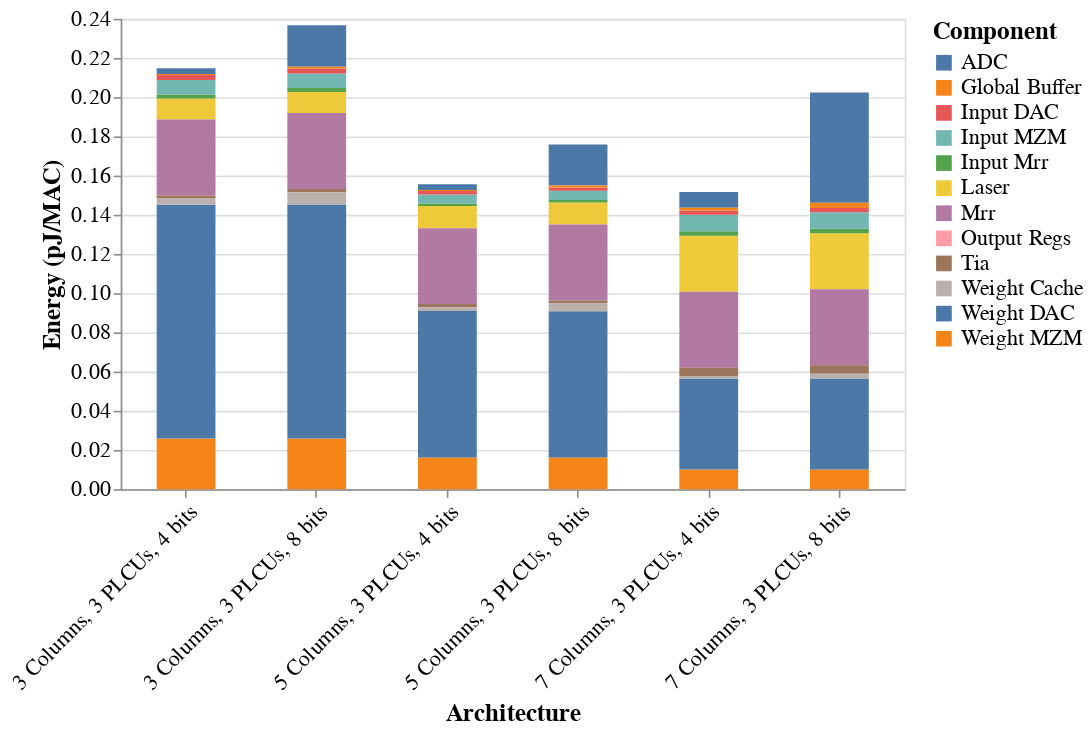
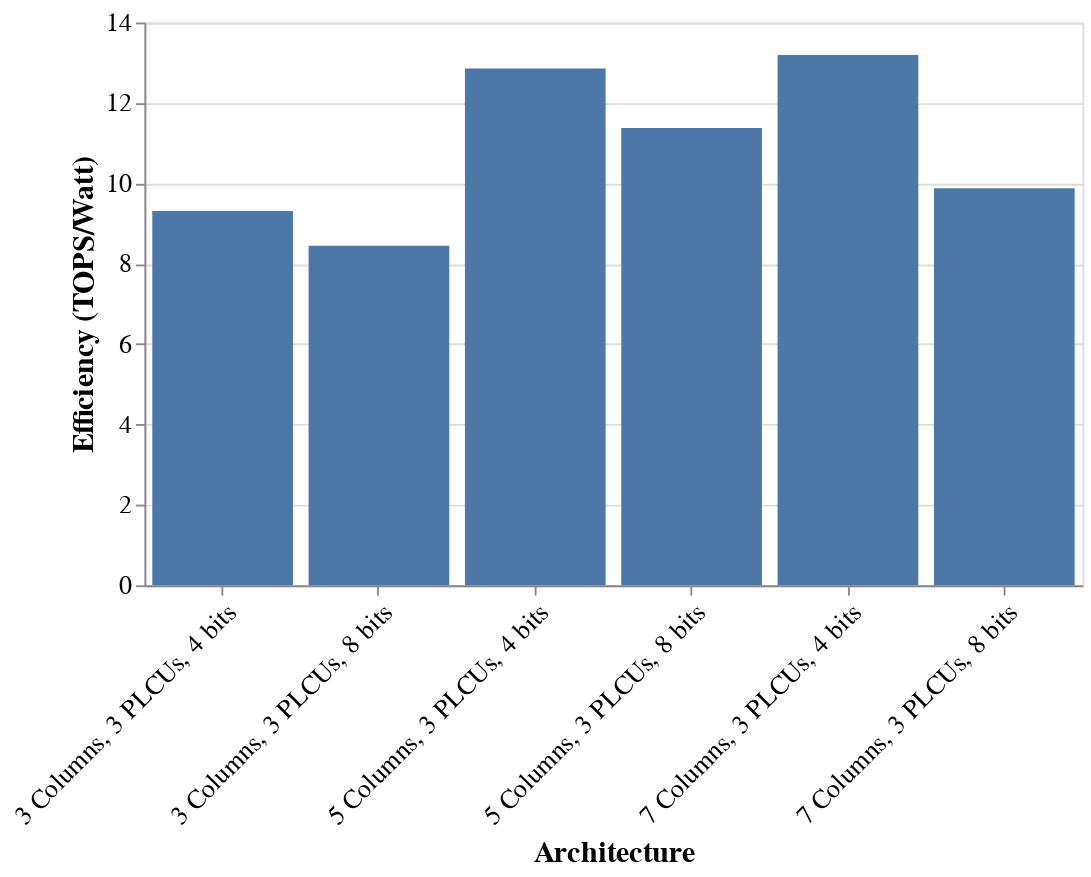
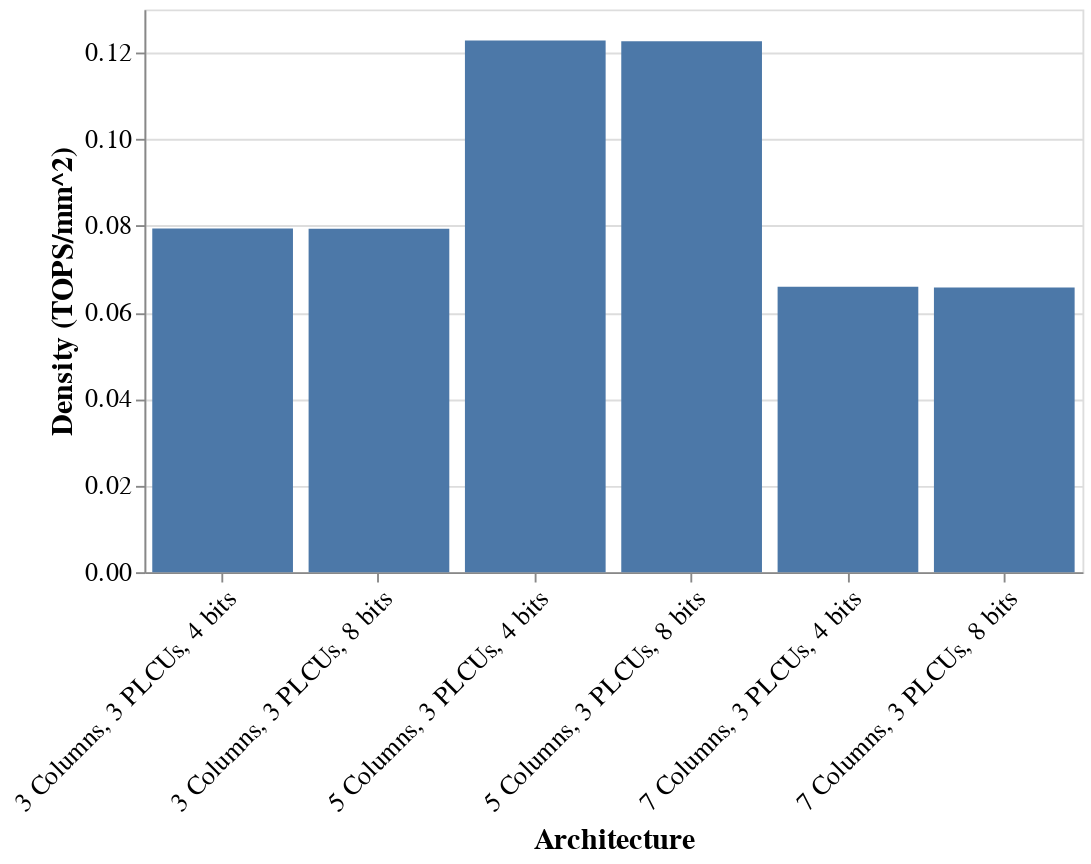
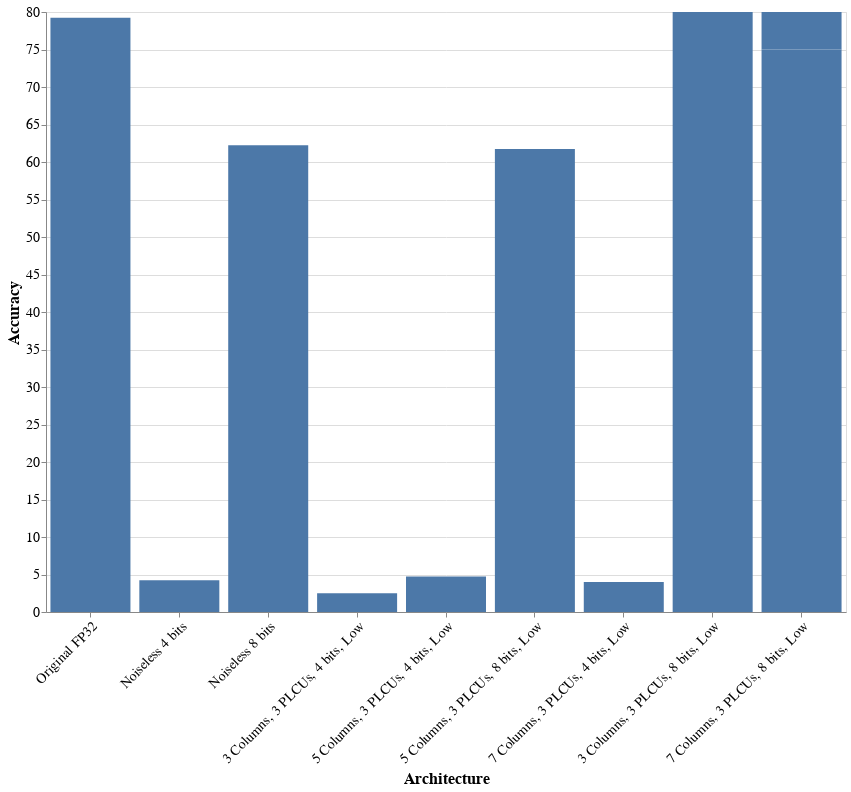

Notebook cell for these charts, in order:
### Code cell
# Make the following plots:
# 1. Energy vs Architecture
# 2. Efficiency vs Architecture
# 3. Density vs Architecture
# 4. Accuracy vs Architecture (include with sensitivity)
# 5. Cross Entropy Loss vs Architecture (include with sensitivity)

bar_width = 0.5
tick_font_size = 14
title_font_size = 16
legend_font_size = 14
legend_title_font_size = 16


def plot_total_energies(total_energies):
    # Plot energy vs architecture
    chart = alt.Chart(total_energies).mark_bar(width={'band' : bar_width}).encode(
        x=alt.X("architecture:N", title="Architecture",),
        y=alt.Y("energy:Q", title="Energy (pJ/MAC)",),
        color=alt.Color("name:N", title="Component"),
        tooltip=["name:N", "energy:Q"]
    ).properties(
        width=500,
        height=300,
    ).configure_legend(
        labelFontSize=legend_font_size,
        titleFontSize=legend_title_font_size,
    ).configure_axis(
        labelFontSize=tick_font_size,
        titleFontSize=title_font_size,
        labelLimit=0,
    ).configure_axisX(
        labelAngle=-45,
    )
    chart.save(f"FinalResults/total_energies_{fine}.png")
    return chart

def plot_efficiencies(efficiencies):
    # Plot efficiency vs architecture
    chart = alt.Chart(efficiencies).mark_bar().encode(
        x=alt.X("architecture:N", title="Architecture"),
        y=alt.Y("efficiency:Q", title="Efficiency (TOPS/Watt)"),
        tooltip=["architecture:N", "efficiency:Q"]
    ).properties(
        width=500,
        height=300,
    ).configure_legend(
        labelFontSize=legend_font_size,
        titleFontSize=legend_title_font_size,
    ).configure_axis(
        labelFontSize=tick_font_size,
        titleFontSize=title_font_size,
        labelLimit=0,
    ).configure_axisX(
        labelAngle=-45,
    )
    chart.save("FinalResults/energie_efficiencies.png")
    return chart


def plot_densities(densities):
    # Plot density vs architecture
    chart = alt.Chart(densities).mark_bar().encode(
        x=alt.X("architecture:N", title="Architecture"),
        y=alt.Y("density:Q", title="Density (TOPS/mm^2)"),
        tooltip=["architecture:N", "density:Q"]
    ).properties(
        width=500,
        height=300,
    ).configure_legend(
        labelFontSize=legend_font_size,
        titleFontSize=legend_title_font_size,
    ).configure_axis(
        labelFontSize=tick_font_size,
        titleFontSize=title_font_size,
        labelLimit=0,
    ).configure_axisX(
        labelAngle=-45,
    )
    chart.save("FinalResults/compute_densities.png")
    return chart


def plot_accuracies(inference_results, with_sensitivity=True):
    # Plot accuracy vs architecture
    chart = alt.Chart(inference_results).mark_bar(clip=True).encode(
        x=alt.X(
            "full_architecture:N", title="Architecture",
            sort=alt.SortField(field="ordering", order="ascending"),
        ),
        y=alt.Y("accuracy:Q", title="Accuracy", scale=alt.Scale(domain=[0, 100])),
        # color=alt.Color("architecture_type:N", title="Architecture Type"),
        # tooltip=["full_architecture:N", "accuracy:Q"]
    ).properties(
        width=800,
        height=600,
    ).configure_legend(
        labelFontSize=legend_font_size,
        titleFontSize=legend_title_font_size,
    ).configure_axis(
        labelFontSize=tick_font_size,
        titleFontSize=title_font_size,
        labelLimit=0,
    ).configure_axisX(
        labelAngle=-45,
    )
    chart.save("FinalResults/accuracies.png")
    return chart


def plot_cross_entropy_losses(inference_results):
    # Plot cross entropy loss vs architecture
    chart = alt.Chart(inference_results).mark_bar().encode(
        x=alt.X("architecture:N", title="Architecture", sort=alt.SortField(field="ordering", order="ascending")),
        y=alt.Y("cross_entropy_loss:Q", title="Cross Entropy Loss"),
        tooltip=["full_architecture:N", "cross_entropy_loss:Q"]
    ).properties(
        width=800,
        height=400,
    ).configure_legend(
        labelFontSize=legend_font_size,
        titleFontSize=legend_title_font_size,
    ).configure_axis(
        labelFontSize=tick_font_size,
        titleFontSize=title_font_size,
        labelLimit=0,
    ).configure_axisX(
        labelAngle=-45,
    )
    chart.save("FinalResults/cross_entropy_losses.png")
    return chart


plot_total_energies(total_energies).display()
plot_efficiencies(efficiencies).display()
plot_densities(densities).display()
plot_accuracies(inference_results).display()
plot_cross_entropy_losses(inference_results).display()

### Figure 1 — Vega-Lite specification as saved in the notebook (floating-point values rounded to 4 significant figures)
{"config": {"view": {"continuousWidth": 300, "continuousHeight": 300}, "axis": {"labelFontSize": 14, "labelLimit": 0, "titleFontSize": 16}, "axisX": {"labelAngle": -45}, "legend": {"labelFontSize": 14, "titleFontSize": 16}}, "data": {"name": "data-df6e8c9cad46f034d9af4475a2d1e092"}, "mark": {"type": "bar", "width": {"band": 0.5}}, "encoding": {"color": {"field": "name", "title": "Component", "type": "nominal"}, "tooltip": [{"field": "name", "type": "nominal"}, {"field": "energy", "type": "quantitative"}], "x": {"field": "architecture", "title": "Architecture", "type": "nominal"}, "y": {"field": "energy", "title": "Energy (pJ/MAC)", "type": "quantitative"}}, "height": 300, "width": 500, "$schema": "https://vega.github.io/schema/vega-lite/v5.20.1.json", "datasets": {"data-df6e8c9cad46f034d9af4475a2d1e092": [{"name": "Laser", "architecture": "3 Columns, 3 PLCUs, 4 bits", "energy": 0.01076, "ordering": 0}, {"name": "Laser", "architecture": "3 Columns, 3 PLCUs, 8 bits", "energy": 0.01078, "ordering": 1}, {"name": "Laser", "architecture": "5 Columns, 3 PLCUs, 4 bits", "energy": 0.01127, "ordering": 2}, {"name": "Laser", "architecture": "5 Columns, 3 PLCUs, 8 bits", "energy": 0.01127, "ordering": 3}, {"name": "Laser", "architecture": "7 Columns, 3 PLCUs, 4 bits", "energy": 0.02862, "ordering": 4}, {"name": "Laser", "architecture": "7 Columns, 3 PLCUs, 8 bits", "energy": 0.02859, "ordering": 5}, {"name": "Mrr", "architecture": "3 Columns, 3 PLCUs, 4 bits", "energy": 0.03872, "ordering": 6}, {"name": "Mrr", "architecture": "3 Columns, 3 PLCUs, 8 bits", "energy": 0.03873, "ordering": 7}, {"name": "Mrr", "architecture": "5 Columns, 3 PLCUs, 4 bits", "energy": 0.03872, "ordering": 8}, {"name": "Mrr", "architecture": "5 Columns, 3 PLCUs, 8 bits", "energy": 0.03872, "ordering": 9}, {"name": "Mrr", "architecture": "7 Columns, 3 PLCUs, 4 bits", "energy": 0.03872, "ordering": 10}, {"name": "Mrr", "architecture": "7 Columns, 3 PLCUs, 8 bits", "energy": 0.03876, "ordering": 11}, {"name": "Weight MZM", "architecture": "3 Columns, 3 PLCUs, 4 bits", "energy": 0.02593, "ordering": 12}, {"name": "Weight MZM", "architecture": "3 Columns, 3 PLCUs, 8 bits", "energy": 0.02592, "ordering": 13}, {"name": "Weight MZM", "architecture": "5 Columns, 3 PLCUs, 4 bits", "energy": 0.0162, "ordering": 14}, {"name": "Weight MZM", "architecture": "5 Columns, 3 PLCUs, 8 bits", "energy": 0.01619, "ordering": 15}, {"name": "Weight MZM", "architecture": "7 Columns, 3 PLCUs, 4 bits", "energy": 0.01011, "ordering": 16}, {"name": "Weight MZM", "architecture": "7 Columns, 3 PLCUs, 8 bits", "energy": 0.01009, "ordering": 17}, {"name": "Weight DAC", "architecture": "3 Columns, 3 PLCUs, 4 bits", "energy": 0.1192, "ordering": 18}, {"name": "Weight DAC", "architecture": "3 Columns, 3 PLCUs, 8 bits", "energy": 0.1193, "ordering": 19}, {"name": "Weight DAC", "architecture": "5 Columns, 3 PLCUs, 4 bits", "energy": 0.07471, "ordering": 20}, {"name": "Weight DAC", "architecture": "5 Columns, 3 PLCUs, 8 bits", "energy": 0.0746, "ordering": 21}, {"name": "Weight DAC", "architecture": "7 Columns, 3 PLCUs, 4 bits", "energy": 0.0464, "ordering": 22}, {"name": "Weight DAC", "architecture": "7 Columns, 3 PLCUs, 8 bits", "energy": 0.04644, "ordering": 23}, {"name": "Tia", "architecture": "3 Columns, 3 PLCUs, 4 bits", "energy": 0.001599, "ordering": 24}, {"name": "Tia", "architecture": "3 Columns, 3 PLCUs, 8 bits", "energy": 0.001599, "ordering": 25}, {"name": "Tia", "architecture": "5 Columns, 3 PLCUs, 4 bits", "energy": 0.001584, "ordering": 26}, {"name": "Tia", "architecture": "5 Columns, 3 PLCUs, 8 bits", "energy": 0.001583, "ordering": 27}, {"name": "Tia", "architecture": "7 Columns, 3 PLCUs, 4 bits", "energy": 0.004278, "ordering": 28}, {"name": "Tia", "architecture": "7 Columns, 3 PLCUs, 8 bits", "energy": 0.004278, "ordering": 29}, {"name": "ADC", "architecture": "3 Columns, 3 PLCUs, 4 bits", "energy": 0.003008, "ordering": 30}, {"name": "ADC", "architecture": "3 Columns, 3 PLCUs, 8 bits", "energy": 0.02112, "ordering": 31}, {"name": "ADC", "architecture": "5 Columns, 3 PLCUs, 4 bits", "energy": 0.00298, "ordering": 32}, {"name": "ADC", "architecture": "5 Columns, 3 PLCUs, 8 bits", "energy": 0.02093, "ordering": 33}, {"name": "ADC", "architecture": "7 Columns, 3 PLCUs, 4 bits", "energy": 0.00802, "ordering": 34}, {"name": "ADC", "architecture": "7 Columns, 3 PLCUs, 8 bits", "energy": 0.05631, "ordering": 35}, {"name": "Output Regs", "architecture": "3 Columns, 3 PLCUs, 4 bits", "energy": 1.994e-07, "ordering": 36}, {"name": "Output Regs", "architecture": "3 Columns, 3 PLCUs, 8 bits", "energy": 3.986e-07, "ordering": 37}, {"name": "Output Regs", "architecture": "5 Columns, 3 PLCUs, 4 bits", "energy": 1.984e-07, "ordering": 38}, {"name": "Output Regs", "architecture": "5 Columns, 3 PLCUs, 8 bits", "energy": 3.968e-07, "ordering": 39}, {"name": "Output Regs", "architecture": "7 Columns, 3 PLCUs, 4 bits", "energy": 5.48e-07, "ordering": 40}, {"name": "Output Regs", "architecture": "7 Columns, 3 PLCUs, 8 bits", "energy": 1.095e-06, "ordering": 41}, {"name": "Weight Cache", "architecture": "3 Columns, 3 PLCUs, 4 bits", "energy": 0.003157, "ordering": 42}, {"name": "Weight Cache", "architecture": "3 Columns, 3 PLCUs, 8 bits", "energy": 0.00631, "ordering": 43}, {"name": "Weight Cache", "architecture": "5 Columns, 3 PLCUs, 4 bits", "energy": 0.001974, "ordering": 44}, {"name": "Weight Cache", "architecture": "5 Columns, 3 PLCUs, 8 bits", "energy": 0.003949, "ordering": 45}, {"name": "Weight Cache", "architecture": "7 Columns, 3 PLCUs, 4 bits", "energy": 0.001213, "ordering": 46}, {"name": "Weight Cache", "architecture": "7 Columns, 3 PLCUs, 8 bits", "energy": 0.002426, "ordering": 47}, {"name": "Input Mrr", "architecture": "3 Columns, 3 PLCUs, 4 bits", "energy": 0.002025, "ordering": 48}, {"name": "Input Mrr", "architecture": "3 Columns, 3 PLCUs, 8 bits", "energy": 0.002024, "ordering": 49}, {"name": "Input Mrr", "architecture": "5 Columns, 3 PLCUs, 4 bits", "energy": 0.001272, "ordering": 50}, {"name": "Input Mrr", "architecture": "5 Columns, 3 PLCUs, 8 bits", "energy": 0.001272, "ordering": 51}, {"name": "Input Mrr", "architecture": "7 Columns, 3 PLCUs, 4 bits", "energy": 0.002301, "ordering": 52}, {"name": "Input Mrr", "architecture": "7 Columns, 3 PLCUs, 8 bits", "energy": 0.002303, "ordering": 53}, {"name": "Input MZM", "architecture": "3 Columns, 3 PLCUs, 4 bits", "energy": 0.007386, "ordering": 54}, {"name": "Input MZM", "architecture": "3 Columns, 3 PLCUs, 8 bits", "energy": 0.007394, "ordering": 55}, {"name": "Input MZM", "architecture": "5 Columns, 3 PLCUs, 4 bits", "energy": 0.004635, "ordering": 56}, {"name": "Input MZM", "architecture": "5 Columns, 3 PLCUs, 8 bits", "energy": 0.00463, "ordering": 57}, {"name": "Input MZM", "architecture": "7 Columns, 3 PLCUs, 4 bits", "energy": 0.008402, "ordering": 58}, {"name": "Input MZM", "architecture": "7 Columns, 3 PLCUs, 8 bits", "energy": 0.008384, "ordering": 59}, {"name": "Input DAC", "architecture": "3 Columns, 3 PLCUs, 4 bits", "energy": 0.002532, "ordering": 60}, {"name": "Input DAC", "architecture": "3 Columns, 3 PLCUs, 8 bits", "energy": 0.002531, "ordering": 61}, {"name": "Input DAC", "architecture": "5 Columns, 3 PLCUs, 4 bits", "energy": 0.001759, "ordering": 62}, {"name": "Input DAC", "architecture": "5 Columns, 3 PLCUs, 8 bits", "energy": 0.00176, "ordering": 63}, {"name": "Input DAC", "architecture": "7 Columns, 3 PLCUs, 4 bits", "energy": 0.002203, "ordering": 64}, {"name": "Input DAC", "architecture": "7 Columns, 3 PLCUs, 8 bits", "energy": 0.002204, "ordering": 65}, {"name": "Global Buffer", "architecture": "3 Columns, 3 PLCUs, 4 bits", "energy": 0.0004818, "ordering": 66}, {"name": "Global Buffer", "architecture": "3 Columns, 3 PLCUs, 8 bits", "energy": 0.0009634, "ordering": 67}, {"name": "Global Buffer", "architecture": "5 Columns, 3 PLCUs, 4 bits", "energy": 0.0004746, "ordering": 68}, {"name": "Global Buffer", "architecture": "5 Columns, 3 PLCUs, 8 bits", "energy": 0.0009455, "ordering": 69}, {"name": "Global Buffer", "architecture": "7 Columns, 3 PLCUs, 4 bits", "energy": 0.001341, "ordering": 70}, {"name": "Global Buffer", "architecture": "7 Columns, 3 PLCUs, 8 bits", "energy": 0.00268, "ordering": 71}]}}

### Figure 2 — Vega-Lite specification as saved in the notebook (floating-point values rounded to 4 significant figures)
{"config": {"view": {"continuousWidth": 300, "continuousHeight": 300}, "axis": {"labelFontSize": 14, "labelLimit": 0, "titleFontSize": 16}, "axisX": {"labelAngle": -45}, "legend": {"labelFontSize": 14, "titleFontSize": 16}}, "data": {"name": "data-1f2ddad8699e8d96c6517b94c2ac2392"}, "mark": {"type": "bar"}, "encoding": {"tooltip": [{"field": "architecture", "type": "nominal"}, {"field": "efficiency", "type": "quantitative"}], "x": {"field": "architecture", "title": "Architecture", "type": "nominal"}, "y": {"field": "efficiency", "title": "Efficiency (TOPS/Watt)", "type": "quantitative"}}, "height": 300, "width": 500, "$schema": "https://vega.github.io/schema/vega-lite/v5.20.1.json", "datasets": {"data-1f2ddad8699e8d96c6517b94c2ac2392": [{"architecture": "3 Columns, 3 PLCUs, 4 bits", "efficiency": 9.311, "ordering": 0}, {"architecture": "3 Columns, 3 PLCUs, 8 bits", "efficiency": 8.449, "ordering": 1}, {"architecture": "5 Columns, 3 PLCUs, 4 bits", "efficiency": 12.86, "ordering": 2}, {"architecture": "5 Columns, 3 PLCUs, 8 bits", "efficiency": 11.37, "ordering": 3}, {"architecture": "7 Columns, 3 PLCUs, 4 bits", "efficiency": 13.19, "ordering": 4}, {"architecture": "7 Columns, 3 PLCUs, 8 bits", "efficiency": 9.879, "ordering": 5}]}}

### Figure 3 — Vega-Lite specification as saved in the notebook (floating-point values rounded to 4 significant figures)
{"config": {"view": {"continuousWidth": 300, "continuousHeight": 300}, "axis": {"labelFontSize": 14, "labelLimit": 0, "titleFontSize": 16}, "axisX": {"labelAngle": -45}, "legend": {"labelFontSize": 14, "titleFontSize": 16}}, "data": {"name": "data-39b81ab5e43ab024557ab6df7896bb3d"}, "mark": {"type": "bar"}, "encoding": {"tooltip": [{"field": "architecture", "type": "nominal"}, {"field": "density", "type": "quantitative"}], "x": {"field": "architecture", "title": "Architecture", "type": "nominal"}, "y": {"field": "density", "title": "Density (TOPS/mm^2)", "type": "quantitative"}}, "height": 300, "width": 500, "$schema": "https://vega.github.io/schema/vega-lite/v5.20.1.json", "datasets": {"data-39b81ab5e43ab024557ab6df7896bb3d": [{"architecture": "3 Columns, 3 PLCUs, 4 bits", "density": 0.0794, "ordering": 0}, {"architecture": "3 Columns, 3 PLCUs, 8 bits", "density": 0.07931, "ordering": 1}, {"architecture": "5 Columns, 3 PLCUs, 4 bits", "density": 0.1228, "ordering": 2}, {"architecture": "5 Columns, 3 PLCUs, 8 bits", "density": 0.1226, "ordering": 3}, {"architecture": "7 Columns, 3 PLCUs, 4 bits", "density": 0.06593, "ordering": 4}, {"architecture": "7 Columns, 3 PLCUs, 8 bits", "density": 0.06577, "ordering": 5}]}}

### Figure 4 — Vega-Lite specification as saved in the notebook (floating-point values rounded to 4 significant figures)
{"config": {"view": {"continuousWidth": 300, "continuousHeight": 300}, "axis": {"labelFontSize": 14, "labelLimit": 0, "titleFontSize": 16}, "axisX": {"labelAngle": -45}, "legend": {"labelFontSize": 14, "titleFontSize": 16}}, "data": {"name": "data-5db23af8f79af334a37194bada14b321"}, "mark": {"type": "bar", "clip": true}, "encoding": {"x": {"field": "full_architecture", "sort": {"field": "ordering", "order": "ascending"}, "title": "Architecture", "type": "nominal"}, "y": {"field": "accuracy", "scale": {"domain": [0, 80]}, "title": "Accuracy", "type": "quantitative"}}, "height": 600, "width": 800, "$schema": "https://vega.github.io/schema/vega-lite/v5.20.1.json", "datasets": {"data-5db23af8f79af334a37194bada14b321": [{"architecture": "Original FP32", "full_architecture": "Original FP32", "accuracy": 79.25, "cross_entropy_loss": 6.277, "ordering": 0, "architecture_type": "Noiseless"}, {"architecture": "Noiseless 4 bits", "full_architecture": "Noiseless 4 bits", "accuracy": 4.25, "cross_entropy_loss": 43.35, "ordering": 1, "architecture_type": "Noiseless"}, {"architecture": "Noiseless 8 bits", "full_architecture": "Noiseless 8 bits", "accuracy": 62.25, "cross_entropy_loss": 11.83, "ordering": 2, "architecture_type": "Noiseless"}, {"architecture": "3 Columns, 3 PLCUs, 4 bits", "full_architecture": "3 Columns, 3 PLCUs, 4 bits, Low", "accuracy": 2.5, "cross_entropy_loss": 43.82, "ordering": 3, "architecture_type": "Low Sensitivity"}, {"architecture": "3 Columns, 3 PLCUs, 8 bits", "full_architecture": "3 Columns, 3 PLCUs, 8 bits, Low", "accuracy": 80.0, "cross_entropy_loss": 1.811, "ordering": 4, "architecture_type": "Low Sensitivity"}, {"architecture": "3 Columns, 3 PLCUs, 8 bits", "full_architecture": "3 Columns, 3 PLCUs, 8 bits, Low", "accuracy": 62.25, "cross_entropy_loss": 11.87, "ordering": 5, "architecture_type": "Low Sensitivity"}, {"architecture": "5 Columns, 3 PLCUs, 4 bits", "full_architecture": "5 Columns, 3 PLCUs, 4 bits, Low", "accuracy": 4.75, "cross_entropy_loss": 43.54, "ordering": 6, "architecture_type": "Low Sensitivity"}, {"architecture": "5 Columns, 3 PLCUs, 8 bits", "full_architecture": "5 Columns, 3 PLCUs, 8 bits, Low", "accuracy": 61.75, "cross_entropy_loss": 11.86, "ordering": 7, "architecture_type": "Low Sensitivity"}, {"architecture": "7 Columns, 3 PLCUs, 4 bits", "full_architecture": "7 Columns, 3 PLCUs, 4 bits, Low", "accuracy": 4.0, "cross_entropy_loss": 43.56, "ordering": 8, "architecture_type": "Low Sensitivity"}, {"architecture": "7 Columns, 3 PLCUs, 8 bits", "full_architecture": "7 Columns, 3 PLCUs, 8 bits, Low", "accuracy": 75.0, "cross_entropy_loss": 1.876, "ordering": 9, "architecture_type": "Low Sensitivity"}, {"architecture": "7 Columns, 3 PLCUs, 8 bits", "full_architecture": "7 Columns, 3 PLCUs, 8 bits, Low", "accuracy": 62.5, "cross_entropy_loss": 11.98, "ordering": 10, "architecture_type": "Low Sensitivity"}]}}
